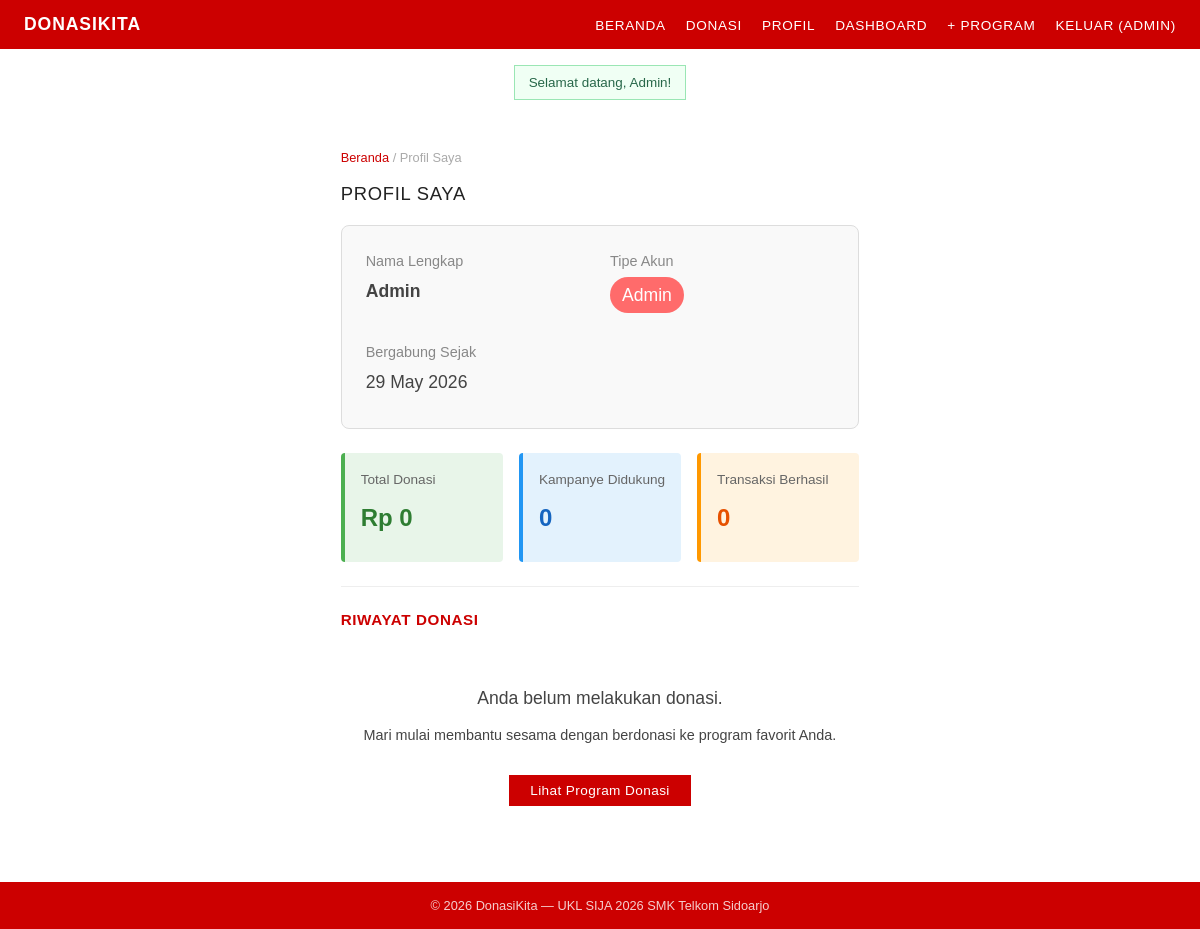
Screenshot of /views/profile.php (signed in) with the database file from the repository.
### tables this page shows
CREATE TABLE users (
    id         INT AUTO_INCREMENT PRIMARY KEY,
    nama       VARCHAR(100) NOT NULL,
    email      VARCHAR(150) NOT NULL UNIQUE,
    password   VARCHAR(255) NOT NULL,
    role       ENUM('admin','donatur') DEFAULT 'donatur',
    created_at DATETIME DEFAULT CURRENT_TIMESTAMP
);

### config/db.php (called while the page is built, shortened)
<?php
function e($s)
{
    return htmlspecialchars($s ?? '', ENT_QUOTES, 'UTF-8');
}
function rp($n)
{
    return 'Rp ' . number_format($n, 0, ',', '.');
}
function user()
{
    return $_SESSION['user'] ?? null;
}
function isLogin()
{
    return isset($_SESSION['user']);
}
function isAdmin()
{
    return ($_SESSION['user']['role'] ?? '') === 'admin';
}
function getFlash()
{
    $f = $_SESSION['flash'] ?? null;
    return $f;
}

### views/profile.php (the view, shortened to what this page needs)
<?php
require_once '../config/db.php';
$u = user();
$user_id = $u['id'];
$userInfo = mysqli_fetch_assoc(mysqli_query(
    $conn,
    "SELECT id, nama, email, role, created_at FROM users WHERE id = $user_id"
));
$donations = mysqli_query(
    $conn,
    "SELECT d.id, d.jumlah, d.metode, d.status, d.created_at, d.pesan,
            c.id AS campaign_id, c.judul AS campaign_name
     FROM donations d
     LEFT JOIN campaigns c ON d.campaign_id = c.id
     WHERE d.user_id = $user_id
     ORDER BY d.created_at DESC"
);
$totalDonasi = mysqli_fetch_assoc(mysqli_query(
    $conn,
    "SELECT COALESCE(SUM(jumlah), 0) AS total FROM donations
     WHERE user_id = $user_id AND status = 'sukses'"
));
$jmlKampanye = mysqli_fetch_assoc(mysqli_query(
    $conn,
    "SELECT COUNT(DISTINCT campaign_id) AS jml FROM donations
     WHERE user_id = $user_id AND status = 'sukses'"
));
require_once '../includes/header.php';
?>
<div class="container">
    <div class="breadcrumb">
        <a href="<?= APP_URL ?>">Beranda</a> / Profil Saya
    </div>
    <h1>PROFIL SAYA</h1>
    <div style="background:#f9f9f9;border:1px solid #ddd;border-radius:8px;padding:24px;margin-bottom:24px">
        <div style="display:grid;grid-template-columns:1fr 1fr;gap:20px">
            <div>
                <p style="color:#888;font-size:.9rem;margin-bottom:4px">Nama Lengkap</p>
                <p style="font-size:1.1rem;font-weight:bold"><?= e($userInfo['nama']) ?></p>
            </div>
            <div>
                <p style="color:#888;font-size:.9rem;margin-bottom:4px">Tipe Akun</p>
                <p style="font-size:1.1rem">
                    <span style="display:inline-block;padding:4px 12px;border-radius:20px;background:<?= $userInfo['role'] === 'admin' ? '#ff6b6b' : '#4ecdc4' ?>;color:white">
                        <?= $userInfo['role'] === 'admin' ? 'Admin' : 'Donatur' ?>
                    </span>
                </p>
            </div>
            <div>
                <p style="color:#888;font-size:.9rem;margin-bottom:4px">Bergabung Sejak</p>
                <p style="font-size:1.1rem"><?= date('d M Y', strtotime($userInfo['created_at'])) ?></p>
            </div>
        </div>
    </div>
    <div style="display:grid;grid-template-columns:1fr 1fr 1fr;gap:16px;margin-bottom:24px">
        <div style="background:#e8f5e9;border-left:4px solid #4caf50;padding:16px;border-radius:4px">
            <p style="color:#666;font-size:.85rem;margin-bottom:8px">Total Donasi</p>
            <p style="font-size:1.5rem;font-weight:bold;color:#2e7d32"><?= rp($totalDonasi['total']) ?></p>
        </div>
        <div style="background:#e3f2fd;border-left:4px solid #2196f3;padding:16px;border-radius:4px">
            <p style="color:#666;font-size:.85rem;margin-bottom:8px">Kampanye Didukung</p>
            <p style="font-size:1.5rem;font-weight:bold;color:#1565c0"><?= $jmlKampanye['jml'] ?></p>
        </div>
        <div style="background:#fff3e0;border-left:4px solid #ff9800;padding:16px;border-radius:4px">
            <p style="color:#666;font-size:.85rem;margin-bottom:8px">Transaksi Berhasil</p>
            <p style="font-size:1.5rem;font-weight:bold;color:#e65100">
                <?php
                $result = mysqli_query($conn, "SELECT COUNT(*) AS cnt FROM donations WHERE user_id = $user_id AND status = 'sukses'");
                $cnt = mysqli_fetch_assoc($result);
                echo $cnt['cnt'];
                ?>
            </p>
        </div>
    </div>
    <hr>
    <h2 style="margin-top:24px;margin-bottom:16px">RIWAYAT DONASI</h2>
    <?php
    if (mysqli_num_rows($donations) > 0):
    ?>
        <div style="overflow-x:auto">
            <table style="width:100%;border-collapse:collapse">
                <thead>
                    <tr style="background:#f5f5f5;border-bottom:2px solid #ddd">
                        <th style="padding:12px;text-align:left">Program</th>
                        <th style="padding:12px;text-align:left">Jumlah</th>
                        <th style="padding:12px;text-align:left">Metode</th>
                        <th style="padding:12px;text-align:left">Status</th>
                        <th style="padding:12px;text-align:left">Tanggal</th>
                    </tr>
                </thead>
                <tbody>
                    <?php while ($d = mysqli_fetch_assoc($donations)): ?>
                        <tr style="border-bottom:1px solid #eee">
                            <td style="padding:12px">
                                <?php if ($d['campaign_id']): ?>
                                    <a href="<?= APP_URL ?>/views/detail.php?id=<?= $d['campaign_id'] ?>" style="color:#2196f3;text-decoration:none">
                                        <?= e($d['campaign_name']) ?>
                                    </a>
                                <?php else: ?>
                                    <span style="color:#999">[Kampanye Dihapus]</span>
                                <?php endif; ?>
                            </td>
                            <td style="padding:12px;font-weight:bold"><?= rp($d['jumlah']) ?></td>
                            <td style="padding:12px"><?= e($d['metode']) ?></td>
                            <td style="padding:12px">
                                <span style="display:inline-block;padding:4px 12px;border-radius:20px;font-size:.85rem;
              background:<?php
                            if ($d['status'] === 'sukses') echo '#c8e6c9';
                            elseif ($d['status'] === 'pending') echo '#fff9c4';
                            else echo '#ffcdd2';
                            ?>;
              color:<?php
                        if ($d['status'] === 'sukses') echo '#1b5e20';
                        elseif ($d['status'] === 'pending') echo '#f57f17';
                        else echo '#b71c1c';
                    ?>">
                                    <?= ucfirst(e($d['status'])) ?>
                                </span>
                            </td>
                            <td style="padding:12px;color:#888"><?= date('d M Y • H:i', strtotime($d['created_at'])) ?></td>
                        </tr>
                    <?php endwhile; ?>
                </tbody>
            </table>
        </div>
    <?php
    else:
    ?>
        <div style="text-align:center;padding:40px 20px;color:#aaa">
            <p style="font-size:1.1rem;margin-bottom:12px">Anda belum melakukan donasi.</p>
            <p style="font-size:.9rem;margin-bottom:20px">Mari mulai membantu sesama dengan berdonasi ke program favorit Anda.</p>
            <a href="<?= APP_URL ?>/views/katalog.php" class="btn">Lihat Program Donasi</a>
        </div>
    <?php endif; ?>
</div>
<?php
require_once '../includes/footer.php';
?>

### includes/header.php (shortened to what this page needs)
<?php
$flash = getFlash();
$u     = user();
?>
<!DOCTYPE html>
<html lang="id">
<head>
  <link rel="stylesheet" href="<?= APP_URL ?>/assets/css/style.css">
</head>
<body>
  <nav>
    <a href="<?= APP_URL ?>" class="nav-logo">DONASIKITA</a>
    <ul class="nav-links">
      <li><a href="<?= APP_URL ?>">BERANDA</a></li>
      <li><a href="<?= APP_URL ?>/views/katalog.php">DONASI</a></li>
      <?php if (isLogin()): ?>
        <li><a href="<?= APP_URL ?>/views/profile.php">PROFIL</a></li>
      <?php endif; ?>
      <?php if (isAdmin()): ?>
        <li><a href="<?= APP_URL ?>/admin/dashboard.php">DASHBOARD</a></li>
        <li><a href="<?= APP_URL ?>/admin/tambah.php">+ PROGRAM</a></li>
      <?php endif; ?>
      <?php if (isLogin()): ?>
        <li><a href="<?= APP_URL ?>/auth/logout.php">KELUAR (<?= e($u['nama']) ?>)</a></li>
      <?php else: ?>
        <li><a href="<?= APP_URL ?>/auth/register.php">DAFTAR</a></li>
        <li><a href="<?= APP_URL ?>/auth/login.php">LOGIN</a></li>
      <?php endif; ?>
    </ul>
  </nav>
  <?php if ($flash): ?>
    <div class="container" style="padding-top:16px;padding-bottom:0">
      <div class="alert alert-<?= $flash['t'] === 'ok' ? 'ok' : 'err' ?>">
        <?= e($flash['m']) ?>
      </div>
    </div>
  <?php endif; ?>

### assets/css/style.css (style rules this page uses)
* { box-sizing: border-box; margin: 0; padding: 0; }
body { font-family: Arial, sans-serif; background: #fff; color: #222; display: flex; flex-direction: column; min-height: 100vh; margin: 0; }
a { text-decoration: none; color: inherit; }
nav { background: #cc0000; padding: 14px 24px; display: flex; align-items: center; justify-content: space-between; }
.nav-logo { color: #fff; font-weight: bold; font-size: 1.1rem; letter-spacing: .05em; }
.nav-links { display: flex; gap: 20px; list-style: none; align-items: center; }
.nav-links a { color: #fff; font-size: .85rem; letter-spacing: .05em; text-transform: uppercase; }
.container { max-width: 900px; margin: 0 auto; padding: 36px 24px; }
h1 { font-size: 1.15rem; font-weight: normal; letter-spacing: .04em; margin-bottom: 20px; color: #222; }
h2 { font-size: .95rem; font-weight: bold; margin-bottom: 12px; color: #cc0000; text-transform: uppercase; letter-spacing: .04em; }
p { font-size: .88rem; color: #444; margin-bottom: 8px; line-height: 1.6; }
hr { border: none; border-top: 1px solid #eee; margin: 24px 0; }
.btn, button[type=submit] { display: inline-block; background: #cc0000; color: #fff; border: 1px solid #cc0000; padding: 7px 20px; font-size: .85rem; font-family: inherit; cursor: pointer; letter-spacing: .03em; margin-top: 8px; }
.alert { padding: 9px 14px; margin-bottom: 14px; font-size: .84rem; border: 1px solid; }
.alert-ok { background: #f0fff4; color: #276749; border-color: #9ae6b4; }
.breadcrumb { font-size: .8rem; color: #aaa; margin-bottom: 18px; }
.breadcrumb a { color: #cc0000; }

### rows the page displays
users: nama "ADMIN", nama "Admin", created_at "29 May 2026"

### other values shown
$flash['m'] "Selamat datang, Admin!"
rp($totalDonasi['total']) "Rp 0"
$jmlKampanye['jml'] "0"
$cnt['cnt'] "0"
